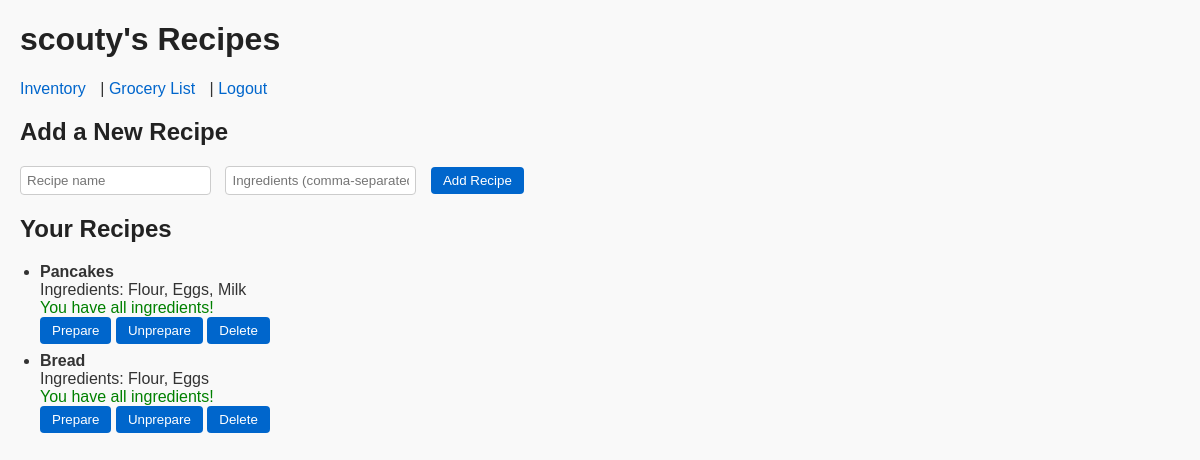
Before: /recipes (signed in) with the older database file.
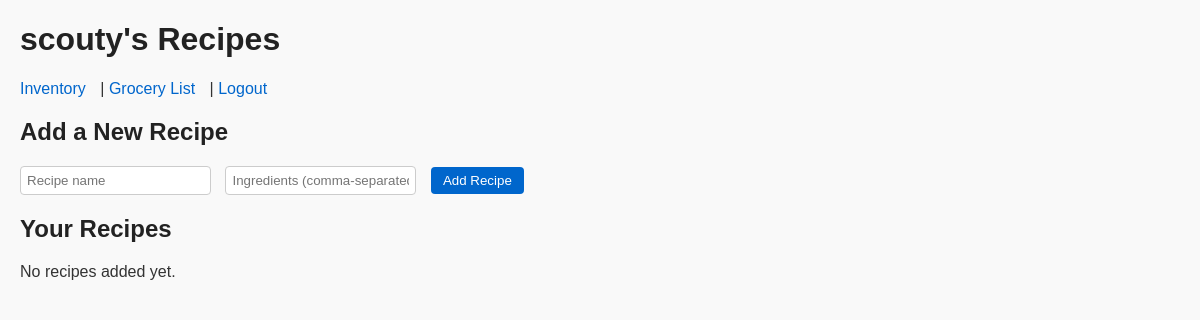
After: the same page with the newer database file.
### app.py (models this page shows)
class Recipe(db.Model):
    id = db.Column(db.Integer, primary_key=True)
    name = db.Column(db.String(100), nullable=False)
    ingredients = db.Column(db.String(255), nullable=False)
    user_id = db.Column(db.Integer, db.ForeignKey('user.id'))

### app.py (the view)
@app.route('/recipes')
def recipes():
    username = session.get('username')
    if not username:
        return redirect(url_for('login'))
    user = User.query.filter_by(username=username).first()
    recipes = Recipe.query.filter_by(user_id=user.id).all()
    inventory = InventoryItem.query.filter_by(user_id=user.id).all()
    all_inventory = [item.item for item in inventory]
    recipe_missing = {
        r.name: [i for i in r.ingredients.split(', ') if i not in all_inventory]
        for r in recipes
    }
    return render_template('recipes.html', recipes=recipes, recipe_missing=recipe_missing, username=username)

### templates/recipes.html (shortened to what this page needs)
<!DOCTYPE html>
<html lang="en">
<head>
  <link rel="stylesheet" href="{{ url_for('static', filename='style.css') }}">
</head>
<body>
  <h1>{{ username }}'s Recipes</h1>
  <nav>
    <a href="/inventory">Inventory</a> |
    <a href="/grocerylist">Grocery List</a> |
    <a href="/">Logout</a>
  </nav>
  <h2>Add a New Recipe</h2>
  <form action="/add-recipe" method="post">
    <input type="text" name="recipe_name" placeholder="Recipe name" required>
    <input type="text" name="ingredients" placeholder="Ingredients (comma-separated)" required>
    <button type="submit">Add Recipe</button>
  </form>
  <h2>Your Recipes</h2>
  {% if recipes %}
    <ul>
      {% for recipe in recipes %}
        <li>
          <strong>{{ recipe.name }}</strong><br>
          Ingredients: {{ recipe.ingredients }}<br>
          {% if recipe_missing[recipe.name] %}
            <span style="color: red;">Missing: {{ recipe_missing[recipe.name] | join(', ') }}</span><br>
          {% else %}
            <span style="color: green;">You have all ingredients!</span><br>
          {% endif %}
          <form action="/prepare-recipe" method="post" style="display:inline;">
            <button type="submit">Prepare</button>
          </form>
          <form action="/unprepare-recipe" method="post" style="display:inline;">
            <button type="submit">Unprepare</button>
          </form>
          <form action="/delete-recipe" method="post" style="display:inline;">
            <button type="submit">Delete</button>
          </form>
        </li>
      {% endfor %}
    </ul>
  {% else %}
    <p>No recipes added yet.</p>
  {% endif %}
</body>
</html>

Changed rows visible on the page:
removed Recipe: name "Pancakes", ingredients "Flour, Eggs, Milk", shows "You have all ingredients!"
removed Recipe: name "Bread", ingredients "Flour, Eggs", shows "You have all ingredients!"
Other visible differences:
text now shown: "No recipes added yet."
